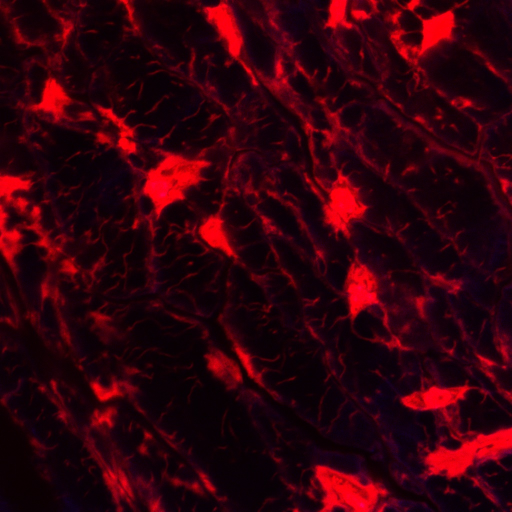
#> input picture data/Hyp_HP/548 hyp HP_z08c1-2.tif, 1024 x 1024 px (shown at 1/2 size)
$ python -i segment_lacunae_hybrid.py   (imports and definitions only)
#> lines starting #> are read from the running program, lines starting #| are printed output that depends on the picture
### src/count_lacunae.py
"""Count osteocyte lacunae in a single confocal image.

Pipeline (all parameters come from config.py, nothing hardcoded):

    1. Load the .tif (RGB or RGBA) and take config.CHANNEL (default: red).
    2. Threshold the channel to isolate bright lacunae
       (config.THRESHOLD_METHOD: "otsu" or "percentile").
    3. Fill small holes, then morphologically open to despeckle.
    4. Label connected components.
    5. Keep objects passing: min/max area, min solidity, max aspect ratio,
       and (optionally) exclude those touching the image border.

Everything stays in PIXEL units -- config.PIXEL_SIZE_UM is not used here.

Outputs (written to config.RESULTS_DIR, mirroring the image's subfolder
under config.DATA_DIR when it lives under one):

    <stem>_overlay.png   original image with kept lacunae outlined in green
    <stem>_lacunae.csv   one row per kept lacuna
    <stem>_params.json   exact parameter values used for this run

Usage:
    python src/count_lacunae.py --image data/WT/example.tif
"""

from __future__ import annotations

import argparse
import json
import sys
from pathlib import Path

import numpy as np
from skimage import measure, morphology, segmentation
from skimage.io import imread, imsave
from skimage.filters import threshold_otsu
from skimage.util import img_as_float, img_as_ubyte

# Make `import config` work regardless of the caller's working directory:
# config.py lives at the project root, one directory up from this file.
sys.path.insert(0, str(Path(__file__).resolve().parent.parent))
import config  # noqa: E402


def load_channel(image_path: Path) -> tuple[np.ndarray, np.ndarray]:
    """Load `image_path` and return (display_rgb_uint8, signal_channel_float).

    `display_rgb_uint8` is the original image, coerced to RGB uint8, for use
    as the overlay background. `signal_channel_float` is config.CHANNEL as a
    2D float array in [0, 1], with config.INVERT_SIGNAL applied if set.
    """
#> called with image_path = '../data/Hyp_HP/548 hyp HP_z08c1-2.tif'
    raw = imread(image_path)
#> raw is the input picture: shape (1024, 1024, 3); mean R, G, B 50.6, 0.5, 11.2

    if raw.ndim == 2:
        # Already single-channel.
        display = np.stack([raw] * 3, axis=-1)
        channel_2d = raw
    elif raw.ndim == 3:
        if config.CHANNEL_AXIS == 0:
            raw = np.moveaxis(raw, 0, -1)
        elif config.CHANNEL_AXIS not in (-1, 2):
            raise ValueError(f"Unsupported config.CHANNEL_AXIS: {config.CHANNEL_AXIS!r}")

        n_channels = raw.shape[-1]
#> n_channels = 3
        if n_channels not in (3, 4):
            raise ValueError(
                f"Expected an RGB or RGBA image, got shape {raw.shape} for {image_path}"
            )
        if config.CHANNEL is None or not (0 <= config.CHANNEL < n_channels):
            raise ValueError(
                f"config.CHANNEL={config.CHANNEL!r} is not a valid index into "
                f"an image with {n_channels} channels ({image_path})"
            )
        display = raw[..., :3]  # drop alpha for display, if present
        channel_2d = raw[..., config.CHANNEL]
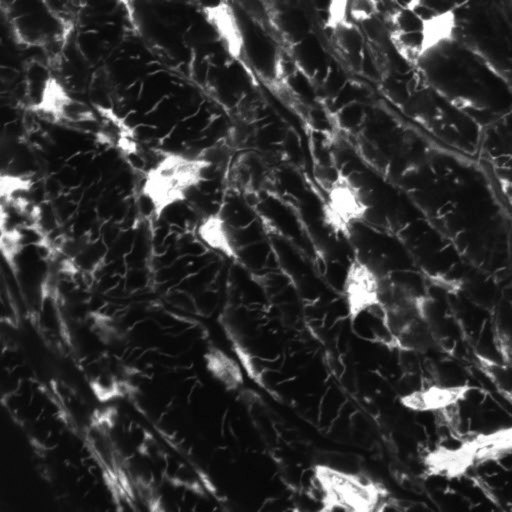
#> channel_2d: shape (1024, 1024) (shown at 1/2 size); min 2, max 255, mean 50.6
    else:
        raise ValueError(f"Unsupported image ndim={raw.ndim} for {image_path}")

    display_uint8 = img_as_ubyte(display)
    channel_float = img_as_float(channel_2d)
    if config.INVERT_SIGNAL:
        channel_float = 1.0 - channel_float
    return display_uint8, channel_float


# [155 lines left out: functions compute_threshold, segment, filter_regions, save_overlay, save_csv, save_params and 2 more, not called in this run]


# [2 lines that do not run on import are left out]

### src/segment_lacunae_hybrid.py
"""CANDIDATE hybrid lacuna detection. v-RAW, pre-validation, NOT default.

v2 detects lacunae by BRIGHTNESS and misses real but dimmer ones -- the
clearest case being the obliquely sectioned lacuna at (230,300) in 542_z06,
which v2 finds but then rejects on solidity 0.452 because a thin curved
body has low solidity by geometry. v3 detects by BREADTH and recovers it,
but also adds 122 objects across the 8 WT images that are half as bright as
real lacunae, some of them sitting on the vascular canal.

This module keeps EVERY v2 lacuna and adds a v3-only object only when all
three of the tests below pass. It imports v2 and v3 rather than copying
them, so it inherits their behaviour exactly and adds only the gate.

    (a) BRIGHT ENOUGH, relative to this image's own lacunae
    (b) NOT on a flagged non-LCN structure
    (c) HAS CANALICULI RADIATING FROM IT   <- the load-bearing test

Test (c) is the one that carries the argument. A real osteocyte lacuna is
the hub of a canalicular tree; out-of-focus haze and a vascular canal edge
are not, however bright or lacuna-shaped they look. Brightness alone cannot
separate a dim real lacuna from bright haze, and shape alone cannot either
-- connectivity can.

STATUS: nothing here is validated. canaliculi_v1.LACUNA_SOURCE defaults to
"v2"; this module is reached only when that is explicitly overridden.
Whether a lacuna lying partly outside the focal plane should be counted at
all remains a scientific decision that this module does not make -- it only
makes the candidates visible and testable.

Usage:
    python src/segment_lacunae_hybrid.py --dir data/WT
"""

from __future__ import annotations

import argparse
import sys
from pathlib import Path

import numpy as np
from skimage import measure, morphology, segmentation
from skimage.io import imsave

sys.path.insert(0, str(Path(__file__).resolve().parent.parent))
import config  # noqa: E402

sys.path.insert(0, str(Path(__file__).resolve().parent))
from count_lacunae import load_channel  # noqa: E402
import canaliculi_v1 as can  # noqa: E402
import exclusion_mask as excl  # noqa: E402
import segment_lacunae_v2 as seg2  # noqa: E402
import segment_lacunae_v3_candidate as v3  # noqa: E402

# --- (a) Brightness gate --------------------------------------------------
# A v3-only object is admitted only if its mean raw intensity is at least
# this fraction of THIS IMAGE'S median v2-kept lacuna intensity. Relative,
# not absolute, because absolute brightness varies between fields (median
# v2 lacuna intensity runs 0.744 to 0.940 across the 8 WT images) and an
# absolute cut would behave differently in a dim field than a bright one --
# exactly the sensitivity v3 was meant to remove.
#
# PROVENANCE. Measured on all 8 WT images, each object's mean intensity
# divided by its own image's median v2 lacuna intensity:
#     v2-kept  (n=98):  min 0.823, p05 0.845, p10 0.883
#     v3-only  (n=122): p50 0.474, p90 0.532, MAX 0.783
# The two populations do not overlap at all: the brightest v3-only object
# (0.783) is dimmer than the faintest accepted lacuna (0.823). 0.75 sits
# below that gap, so it costs no v2 lacuna anything, while sitting far
# above the v3-only bulk (p90 = 0.532). It admits only the small bright
# tail -- in practice a couple of objects in 542_z06, including (230,300)
# at 0.783, which is the case this module exists for.
#
# Note what this implies: a cut anywhere in (0.783, 0.823) would reject
# EVERY v3-only object and make the module a no-op. 0.75 is deliberately
# just below the gap so the bright tail survives to be judged by test (c).
MIN_RELATIVE_INTENSITY = 0.75

# --- (c) Connectivity gate ------------------------------------------------
# A v3-only object is admitted only if at least this many distinct
# canalicular roots attach to it, counted exactly as COUNT_MODE="roots"
# counts them for a real lacuna (skeleton branches attaching within
# can.LACUNA_ATTACH_GAP_PX, single-linkage merged below
# can.ROOT_MERGE_DIST_PX) on the CURRENT DEFAULT canaliculi mask.
#
# PROVENANCE. Roots on the 86 v2-kept INTERIOR lacunae across the 8 WT
# images, under the current default mask: min 2, p05 4.0, p10 4.0, p25 5.0,
# median 7.0. N = 4 is the pooled p10, so an added object must be as
# well-connected as 90% of already-accepted lacunae.
#
# This deliberately errs toward NOT adding. Two of the 86 real lacunae have
# fewer than 4 roots and would fail this test, so it is not a test of
# "is a lacuna" -- it is a test of "is well enough connected that calling it
# a lacuna does not rest on brightness alone". For an ADD criterion, a false
# negative costs one missed object while a false positive contaminates the
# count, so the asymmetry is on purpose. Step 5 examines the lacunae with
# few roots as a separate problem.
MIN_ROOTS = 4

# --- D8 override: strong connectivity can outvote the intensity gate -----
# A v3-only object that FAILS gate (a) is still admitted if it is
# exceptionally well connected. Gate (a) was shown to reject objects with
# more canaliculi radiating from them than the typical accepted lacuna in
# their own field, which is the failure gate (c) exists to prevent.
#
# OFF since 2026-09-29, on the D9 finding in docs/DECISIONS_NEEDED.md: of
# four override additions examined by eye, three were dense canalicular mesh
# with no lacuna body. "Roots" counts threads passing near an object, not
# threads ending at it, so a point in dense mesh scores like a hub. With this
# False, hybrid admits only objects passing all three gates (2 on the WT set).
# The code path is kept so the D9 comparison stays reproducible.
OVERRIDE_ON_ROOTS = False

# WHICH roots measure the override uses. This is the load-bearing choice,
# because the three available measures disagree sharply -- of 80 candidates
# that pass (b) and (c) but fail (a), the number reaching their image's
# v2-kept median is:
#     raw roots            42/80   INFLATED, see below
#     roots per 100px      79/80   admits almost everything, no discrimination
#     CORE roots           27/80   size-corrected
#
# Raw roots are inflated for a v3 object: roots are counted from skeleton
# nodes within can.LACUNA_ATTACH_GAP_PX of the BODY, so a larger outline
# reaches further out and catches threads that merely pass by. Roots per
# 100 px of perimeter over-corrects in the opposite direction -- candidates
# are SMALLER than v2 lacunae (median body 1018 vs 2174 px^2), so dividing
# by a smaller perimeter pushes them above the median almost automatically,
# which is why it admits 79 of 80 and discriminates nothing.
#
# CORE roots is the direct correction: recount on a body shrunk to v2
# scale (see core_body). Applied identically to the v2-kept population,
# where it is a no-op, so the two distributions stay comparable.
OVERRIDE_ROOTS_MEASURE = "core"

# Intensity floor for the override. However well connected an object looks,
# nothing at haze level may be admitted.
#
# PROVENANCE. Each image's raw background MODE, expressed the way a
# candidate's relative intensity is (divided by that image's median v2
# lacuna intensity), across the 8 WT images: min 0.096, mean 0.215,
# MAX 0.333. That maximum is what "pure haze" looks like in the worst
# field. 0.40 is 1.20x it, so nothing at or near background level can
# qualify anywhere in this dataset. It is not a free parameter fitted to
# admit a particular object: it is pinned to the measured background.
#
# It does bite. Of the 27 candidates clearing the core-roots criterion,
# two sit at 0.336 and 0.338 -- essentially AT the worst image's background
# level -- and this floor removes them along with five others, leaving 20.
OVERRIDE_MIN_RELATIVE_INTENSITY = 0.40

# [1 line that did not run here, left out]


# --- Size correction for the roots count ---------------------------------
# A v3 object is inflated by the r=12 opening that found it, and roots are
# counted from skeleton nodes within can.LACUNA_ATTACH_GAP_PX of the BODY.
# A larger outline therefore reaches further out and can touch threads that
# merely pass by, inflating its roots relative to a v2-sized lacuna. Any
# comparison of a v3 object's roots against the v2-kept population has to
# correct for that or it compares two different measurements.
#
# Two corrections are computed, and both are reported:
#   (i)  roots per 100 px of perimeter -- normalises by how much boundary
#        there is for a thread to attach to.
#   (ii) roots recounted on a CORE body shrunk to v2 scale, which is the
#        more direct correction: it asks what the roots count would have
#        been if the object had been outlined the way v2 outlines a lacuna.
# Both are applied identically to the v2-kept population, so the two
# distributions stay comparable.


# [107 lines left out: functions core_body, perimeter_of, count_roots_for_body, default_skeleton_graph, not called in this run]


def evaluate_candidates(image_path: Path) -> dict:
    """Test every v3-only object against (a), (b) and (c). Returns the
    verdicts and the numbers behind them, so a rejection can be checked."""
    display, channel = load_channel(image_path)
#> (the run stopped early here; a loop or call above may not have finished)

$ run again, on data/Hyp_RD/535_z20c1-2.tif
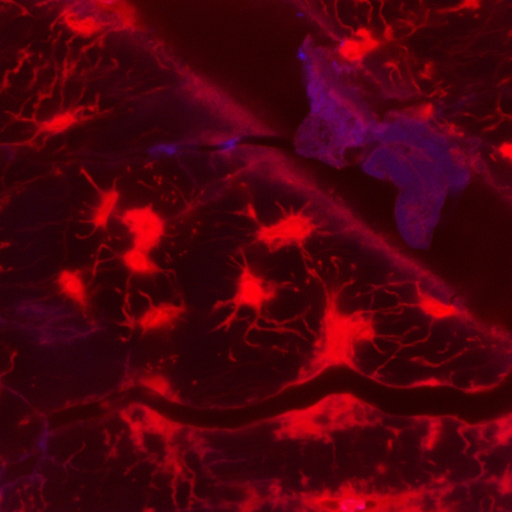
#> input picture data/Hyp_RD/535_z20c1-2.tif, 1024 x 1024 px (shown at 1/2 size)
#> in load_channel, raw is the input picture: shape (1024, 1024, 3); mean R, G, B 77.9, 0.7, 13.7
#> in load_channel, `channel_2d = raw[..., config.CHANNEL]`:
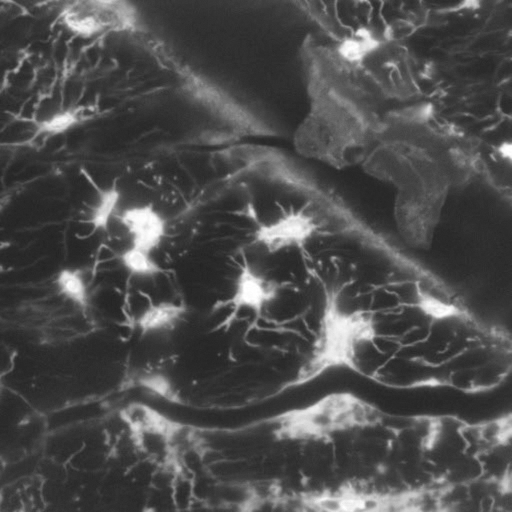
#> channel_2d: shape (1024, 1024) (shown at 1/2 size); min 31, max 255, mean 77.9

$ run again, on data/Hyp_RD/535_z27c1-2.tif
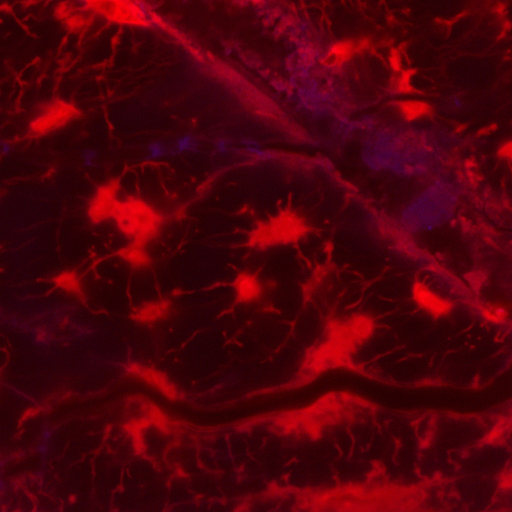
#> input picture data/Hyp_RD/535_z27c1-2.tif, 1024 x 1024 px (shown at 1/2 size)
#> in load_channel, raw is the input picture: shape (1024, 1024, 3); mean R, G, B 77.9, 0.6, 10.5
#> in load_channel, `channel_2d = raw[..., config.CHANNEL]`:
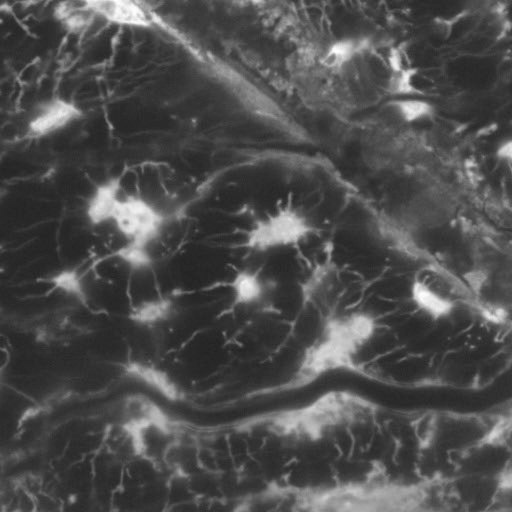
#> channel_2d: shape (1024, 1024) (shown at 1/2 size); min 32, max 255, mean 77.9
